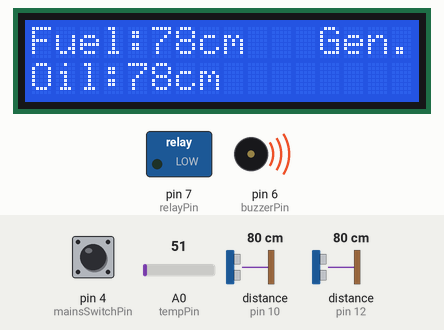
Recording of a sketch running on a simulated Arduino Uno, built with avr-gcc and run on an emulated ATmega328P. Parts: 16×2 character LCD, switched loads named in the sketch (green lamp = pin HIGH), buzzer (waves = sounding, pin HIGH). Wiring (inferred from the names in the program): 2 × ultrasonic range finder: trigger pin 9, echo pin 10 / trigger pin 11, echo pin 12. Inputs (shaded band) come from the test bench; at power-on: distance to the obstacle (sensors on pin 10, pin 12) 80 cm, pin 4 (mainsSwitchPin) HIGH, A0 (tempPin) = 51. The echo pulse lasts 58.3 µs per cm; the modem accepts every AT command (registered, SIM ready, sends succeed) and sends nothing else; pins used as bus, display or sensor lines are not drawn.

Above: at 3.2 s.
3.3 s: distance to the obstacle (sensor on pin 10) set to 2 cm
At 5.5 s:
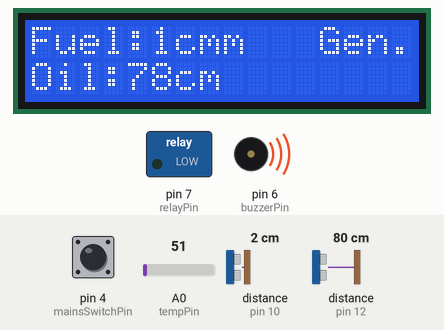
6.0 s: distance to the obstacle (sensor on pin 12) set to 2 cm
At 7.9 s:
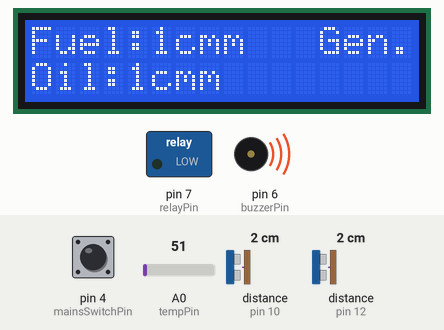
12.0 s: pin 4 (mainsSwitchPin) pulled LOW for 1.55 s
At 13.7 s:
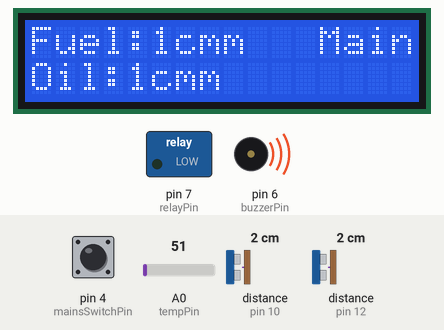
16.1 s: distance to the obstacle (sensor on pin 10) set to 18 cm
At 17.3 s:
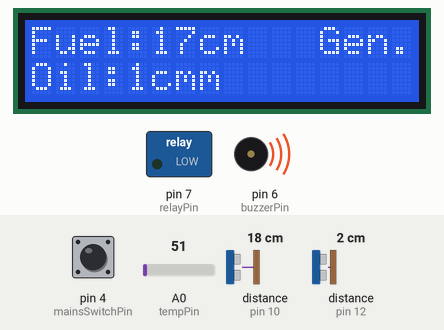
18.1 s: pin 4 (mainsSwitchPin) pulled LOW for 1.55 s
At 19.7 s:
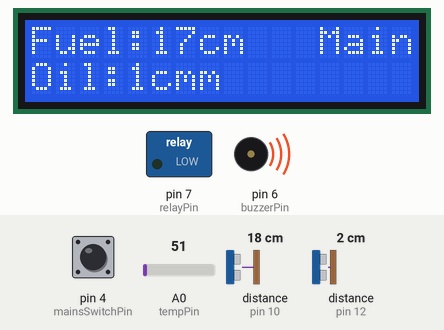
22.1 s: distance to the obstacle (sensor on pin 12) set to 4 cm
At 23.4 s:
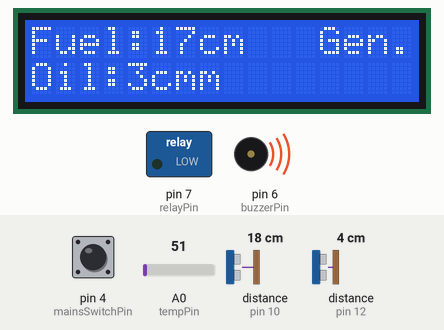
Timing chart, 0 to 25.1 s (numbered marks = the images above; inputs shaded):
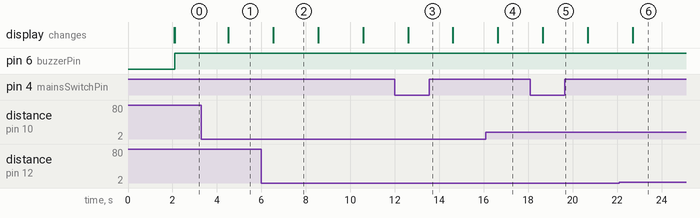

Measured:
- after the input at 3.3 s, the display: changes after 1.2 s (image 1)
- after the input at 6.0 s, the display: changes after 0.53 s (image 2)
- after the input at 12.0 s, the display: changes after 0.60 s (image 3)
- after the input at 16.1 s, the display: changes after 0.54 s (image 4)
- after the input at 18.1 s, the display: changes after 0.57 s (image 5)
- after the input at 22.1 s, the display: changes after 0.62 s (image 6)
- what the display in image 2 shows lasts 2.1 s, from 6.5 s to 8.6 s

The sketch:

AUTOMATED_CHANGEOVER_SWITCH.ino
```cpp
#include <Wire.h>
#include <LiquidCrystal_I2C.h>
#include <SoftwareSerial.h>

// Project Title
const char* projectTitle = "A.C.S";

// Define the I2C address for the LCD
LiquidCrystal_I2C lcd(0x27, 16, 2);

// Define pins for sensors and components
const int mainsSwitchPin = 4;   // Digital pin for mains switch input (change as needed)
const int fuelTrigPin = 9;      // Ultrasonic fuel sensor trigger pin
const int fuelEchoPin = 10;     // Ultrasonic fuel sensor echo pin
const int oilTrigPin = 11;      // Ultrasonic oil sensor trigger pin
const int oilEchoPin = 12;      // Ultrasonic oil sensor echo pin
const int tempPin = A0;         // LM35 temperature sensor analog pin
const int relayPin = 7;         // Relay control pin for changeover
const int buzzerPin = 6;        // Buzzer control pin

// GSM Module pins (SoftwareSerial)
SoftwareSerial gsm(2, 3); // RX, TX

// Function to read distance from ultrasonic sensor
long readUltrasonic(int trigPin, int echoPin) {
  digitalWrite(trigPin, LOW);
  delayMicroseconds(2);
  digitalWrite(trigPin, HIGH);
  delayMicroseconds(10);
  digitalWrite(trigPin, LOW);

  long duration = pulseIn(echoPin, HIGH);
  long distance = duration * 0.034 / 2; // Convert duration to distance (cm)

  return distance;
}

void setup() {
  // Initialize serial communication
  Serial.begin(9600);
  gsm.begin(9600);

  // Initialize LCD
  lcd.init();
  lcd.backlight();
  lcd.print(projectTitle);

  // Initialize pins
  pinMode(mainsSwitchPin, INPUT_PULLUP); // Use internal pull-up resistor
  pinMode(fuelTrigPin, OUTPUT);
  pinMode(fuelEchoPin, INPUT);
  pinMode(oilTrigPin, OUTPUT);
  pinMode(oilEchoPin, INPUT);
  pinMode(tempPin, INPUT);
  pinMode(relayPin, OUTPUT);
  pinMode(buzzerPin, OUTPUT);

  // Set relay to default position (mains power initially assumed available)
  digitalWrite(relayPin, LOW);

  delay(2000);
  lcd.clear();
}

void loop() {
  // Read the state of the mains switch
  bool mainsAvailable = digitalRead(mainsSwitchPin) == LOW; // LOW means mains power available

  // Read fuel level
  long fuelLevel = readUltrasonic(fuelTrigPin, fuelEchoPin);

  // Read oil level
  long oilLevel = readUltrasonic(oilTrigPin, oilEchoPin);

  // Read temperature
  int tempValue = analogRead(tempPin);
  float temperature = (tempValue * 5.0 * 100.0) / 1024.0;

  // Display values on LCD
  lcd.setCursor(0, 0);
  lcd.print("Fuel:");
  lcd.print(fuelLevel);
  lcd.print("cm");

  lcd.setCursor(0, 1);
  lcd.print("Oil:");
  lcd.print(oilLevel);
  lcd.print("cm");

  // Check if mains power is available
  if (mainsAvailable) {
    // Mains power is available
    digitalWrite(relayPin, LOW); // Switch to mains
    lcd.setCursor(12, 0);
    lcd.print("Mains");
  } else {
    // Mains power is not available, check generator conditions
    lcd.setCursor(12, 0);
    lcd.print("Gen. ");

    if (fuelLevel > 200 && oilLevel > 100 && temperature < 40) {
      // Conditions are okay, switch to generator
      digitalWrite(relayPin, HIGH); // Switch to generator
    } else {
      // Trigger buzzer and keep relay to mains position (if available)
      digitalWrite(buzzerPin, HIGH);
      if (gsm.available() == 0) {
        gsm.println("AT+CMGF=1");  // Set SMS mode to text
        delay(100);
        gsm.println("AT+CMGS=\"+1234567890\"");  // Replace with your number
        delay(100);
        gsm.print("Warning: Check fuel, oil or temp!");
        delay(100);
        gsm.write(26);  // ASCII code for CTRL+Z to send SMS
      }
    }
  }

  // Reset buzzer if conditions are met
  if (fuelLevel > 200 && oilLevel > 100 && temperature < 40) {
    digitalWrite(buzzerPin, LOW);
  }

  // Wait before the next loop iteration
  delay(2000);
}
```
